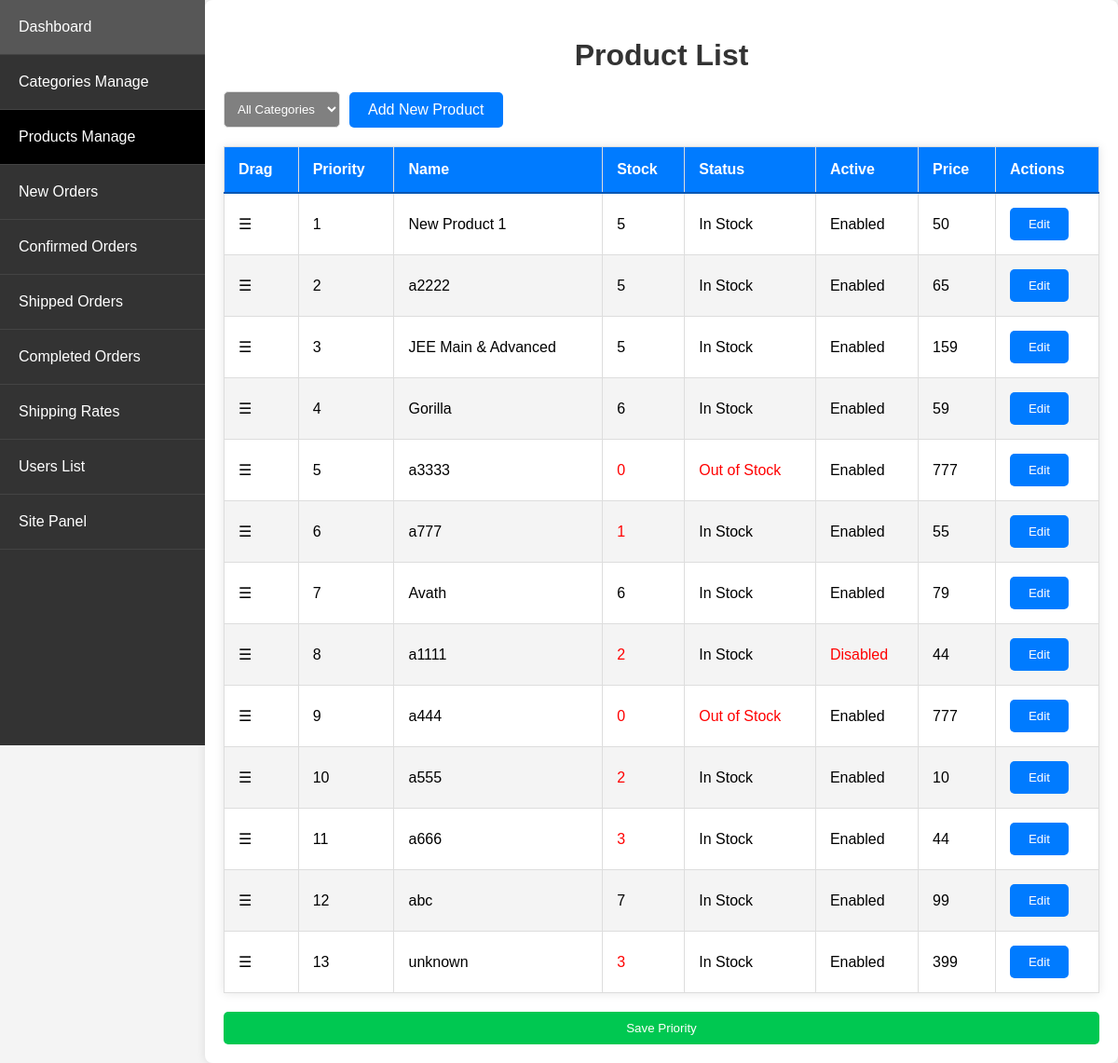
Page /admin_app/admin_app/products/ (signed in) on the earlier database version.
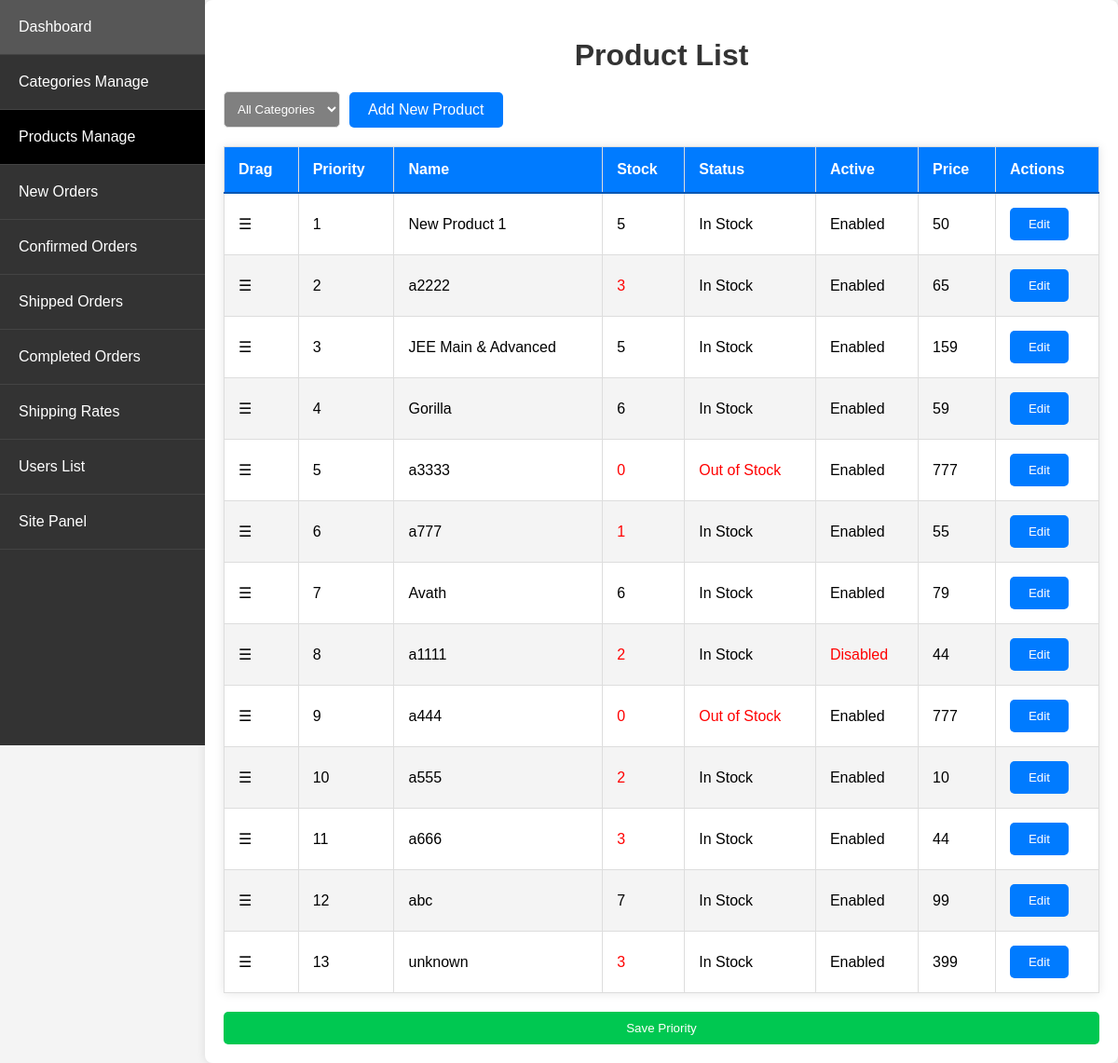
Same page on the later database version.
### store/models.py (models this page shows, shortened)
class Product(models.Model):
    PRODUCT_STATUS_CHOICES = [
        ('in_stock', 'In Stock'),
        ('out_of_stock', 'Out of Stock'),
    ]
    name = models.CharField(max_length=250, unique=True)
    slug = models.SlugField(max_length=250, unique=True, blank=True)  # Make blank=True
    description = models.TextField(blank=True)
    old_price = models.DecimalField(max_digits=7, blank=True, null=True, decimal_places=0)
    new_price = models.DecimalField(max_digits=7, blank=False, decimal_places=0)
    category = models.ForeignKey(Category, on_delete=models.SET_NULL, null=True)
    image_1 = models.ImageField(upload_to='product')
    image_2 = models.ImageField(upload_to='product', blank=True)
    image_3 = models.ImageField(upload_to='product', blank=True)
    video_url = models.URLField(max_length=200, blank=True)
    stock = models.IntegerField()
    status = models.CharField(max_length=20, choices=PRODUCT_STATUS_CHOICES, default='in_stock')
    active = models.BooleanField(default=True)
    new = models.BooleanField(default=True)
    created = models.DateTimeField(auto_now_add=True)
    update = models.DateField(auto_now=True)
    priority = models.IntegerField(default=0, validators=[MinValueValidator(0)])
    class Meta:
        ordering = ['priority', 'name']
        verbose_name = 'product'
        verbose_name_plural = 'products'
    class Meta:
        ordering = ['priority', 'name']  # Update ordering to use priority first

### admin_app/views.py (the view)
# urls.py: path('admin_app/products/', views.product_list, name='product_list'),
@login_required
@user_passes_test(is_admin)
def product_list(request):
    categories = Category.objects.all()
    selected_category = request.GET.get('category')
    if selected_category:
        products = Product.objects.filter(category_id=selected_category)
    else:
        products = Product.objects.all().order_by('priority', 'name')
    context = {
        'products': products,
        'categories': categories,
        'selected_category': selected_category,
    }
    return render(request, 'admin_app/product_list.html', context)

### admin_app/views.py (called while the page is built)
def is_admin(user):
    return user.is_superuser

### store/context_processors.py (called while the page is built)
def menu_link(request): # this function don't wanna call to work, it's defined in setting to work
    links_list = Category.objects.annotate(
        num_products=Count('product', filter=Q(product__active=True, product__stock__gt=0))
    ).filter(num_products__gt=0).order_by('priority', 'name')  # Add an order_by clause here
    paginator3 = Paginator(links_list, 8)
    try:
        page = int(request.GET.get('page', '1'))
    except:
        page = 1
    try:
        links = paginator3.page(page)
    except (InvalidPage, EmptyPage):
        links = paginator3.page(paginator3.num_pages)
    return dict(links=links)

def cart_data(request):
    data = cartData(request)
    cartItems = data['cartItems']
    return {'cartItems': cartItems}

def wishlist_count(request):
    if request.user.is_authenticated:
        wishlist_count = Wishlist.objects.filter(user=request.user).count()
    else:
        cookie_data = cookieWishlist(request)
        wishlist_count = cookie_data['wishlist_count']
    return {'wishlist_count': wishlist_count}

### admin_app/templates/admin_app/product_list.html (shortened to what this page needs)
{% extends 'admin_app/base_admin.html' %}
{% block content %}
<h1>Product List</h1>
<div class="filter-container">
    <form method="get" action="{% url 'admin_app:product_list' %}">
        <select name="category" onchange="this.form.submit()" style="background-color: grey;">
            <option value="">All Categories</option>
        </select>
    </form>
    <a href="{% url 'admin_app:product_create' %}" class="button_proudct_list">Add New Product</a>
</div>
<table id="product-table">
    <thead>
        <tr>
            <th>Drag</th>
            <th>Priority</th>
            <th>Name</th>
            <th>Stock</th>
            <th>Status</th>
            <th>Active</th>
            <th>Price</th>
            <th>Actions</th>
        </tr>
    </thead>
    <tbody>
        {% for product in products %}
        <tr data-id="{{ product.id }}">
            <td class="drag-handle">&#9776;</td>
            <td>{{ forloop.counter }}</td>
            <td>{{ product.name }}</td>
            <td class="{% if product.stock < 4 %}low-stock{% endif %}">{{ product.stock }}</td>
            <td class="{% if product.status == 'out_of_stock' %}low-stock{% endif %}">
                {% if product.status == 'in_stock' %}
                    In Stock
                {% else %}
                    Out of Stock
                {% endif %}
            </td>
            <td class="{% if not product.active %}inactive{% endif %}">
                {% if product.active %}
                    Enabled
                {% else %}
                    Disabled
                {% endif %}
            </td>
            <td>{{ product.new_price }}</td>
            <td>
                <a href="{% url 'admin_app:product_update' product.pk %}">
                    <button type="button" class="btn btn-primary">Edit</button>
                </a>
            </td>
        </tr>
        {% endfor %}
    </tbody>
</table>
<button id="save-priority" class="btn btn-primary" disabled style="
    width: 100%;
    background-color: #00c851"
    >Save Priority</button>
{% endblock %}

Differences in the rows shown:
changed Product (number 2 of 13 on the later page): stock "5" → "3"
